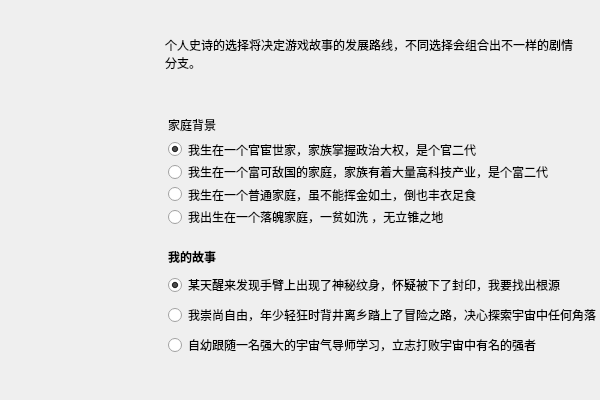
<?xml version="1.0" encoding="UTF-8"?>
<ui version="4.0">
 <class>CharacterCreator_EpicPage</class>
 <widget class="QWizardPage" name="CharacterCreator_EpicPage">
  <property name="geometry">
   <rect>
    <x>0</x>
    <y>0</y>
    <width>600</width>
    <height>400</height>
   </rect>
  </property>
  <property name="minimumSize">
   <size>
    <width>600</width>
    <height>400</height>
   </size>
  </property>
  <property name="maximumSize">
   <size>
    <width>600</width>
    <height>400</height>
   </size>
  </property>
  <property name="windowTitle">
   <string>WizardPage</string>
  </property>
  <widget class="QLabel" name="label">
   <property name="geometry">
    <rect>
     <x>168</x>
     <y>116</y>
     <width>54</width>
     <height>16</height>
    </rect>
   </property>
   <property name="text">
    <string>&lt;html&gt;&lt;head/&gt;&lt;body&gt;&lt;p&gt;家庭背景&lt;/p&gt;&lt;/body&gt;&lt;/html&gt;</string>
   </property>
  </widget>
  <widget class="QLabel" name="label_2">
   <property name="geometry">
    <rect>
     <x>168</x>
     <y>248</y>
     <width>54</width>
     <height>16</height>
    </rect>
   </property>
   <property name="text">
    <string>&lt;html&gt;&lt;head/&gt;&lt;body&gt;&lt;p&gt;&lt;span style=&quot; font-weight:600;&quot;&gt;我的故事&lt;/span&gt;&lt;/p&gt;&lt;/body&gt;&lt;/html&gt;</string>
   </property>
  </widget>
  <widget class="QWidget" name="layoutWidget">
   <property name="geometry">
    <rect>
     <x>168</x>
     <y>273</y>
     <width>529</width>
     <height>84</height>
    </rect>
   </property>
   <layout class="QGridLayout" name="gridLayout_2">
    <item row="0" column="0">
     <widget class="QRadioButton" name="rdbFinderStory">
      <property name="sizePolicy">
       <sizepolicy hsizetype="Minimum" vsizetype="Fixed">
        <horstretch>0</horstretch>
        <verstretch>0</verstretch>
       </sizepolicy>
      </property>
      <property name="text">
       <string>某天醒来发现手臂上出现了神秘纹身，怀疑被下了封印，我要找出根源</string>
      </property>
      <property name="checked">
       <bool>true</bool>
      </property>
      <attribute name="buttonGroup">
       <string notr="true">btnGroup_StoryType</string>
      </attribute>
     </widget>
    </item>
    <item row="1" column="0">
     <widget class="QRadioButton" name="rdbSeekerStory">
      <property name="text">
       <string>我崇尚自由，年少轻狂时背井离乡踏上了冒险之路，决心探索宇宙中任何角落</string>
      </property>
      <attribute name="buttonGroup">
       <string notr="true">btnGroup_StoryType</string>
      </attribute>
     </widget>
    </item>
    <item row="2" column="0">
     <widget class="QRadioButton" name="rdbChallengerStory">
      <property name="text">
       <string>自幼跟随一名强大的宇宙气导师学习，立志打败宇宙中有名的强者</string>
      </property>
      <attribute name="buttonGroup">
       <string notr="true">btnGroup_StoryType</string>
      </attribute>
     </widget>
    </item>
   </layout>
  </widget>
  <widget class="QWidget" name="layoutWidget">
   <property name="geometry">
    <rect>
     <x>168</x>
     <y>141</y>
     <width>385</width>
     <height>84</height>
    </rect>
   </property>
   <layout class="QGridLayout" name="gridLayout">
    <item row="0" column="0">
     <widget class="QRadioButton" name="rdbAnofficialFamily">
      <property name="text">
       <string>我生在一个官宦世家，家族掌握政治大权，是个官二代</string>
      </property>
      <property name="checked">
       <bool>true</bool>
      </property>
      <attribute name="buttonGroup">
       <string notr="true">btnGroup_FamilyType</string>
      </attribute>
     </widget>
    </item>
    <item row="1" column="0">
     <widget class="QRadioButton" name="rdbRichFamily">
      <property name="text">
       <string>我生在一个富可敌国的家庭，家族有着大量高科技产业，是个富二代</string>
      </property>
      <attribute name="buttonGroup">
       <string notr="true">btnGroup_FamilyType</string>
      </attribute>
     </widget>
    </item>
    <item row="2" column="0">
     <widget class="QRadioButton" name="rdbCommonFamily">
      <property name="text">
       <string>我生在一个普通家庭，虽不能挥金如土，倒也丰衣足食</string>
      </property>
      <attribute name="buttonGroup">
       <string notr="true">btnGroup_FamilyType</string>
      </attribute>
     </widget>
    </item>
    <item row="3" column="0">
     <widget class="QRadioButton" name="rdbNeedyFamily">
      <property name="text">
       <string>我出生在一个落魄家庭，一贫如洗 ，无立锥之地</string>
      </property>
      <attribute name="buttonGroup">
       <string notr="true">btnGroup_FamilyType</string>
      </attribute>
     </widget>
    </item>
   </layout>
  </widget>
  <widget class="QLabel" name="label_3">
   <property name="geometry">
    <rect>
     <x>165</x>
     <y>30</y>
     <width>418</width>
     <height>49</height>
    </rect>
   </property>
   <property name="font">
    <font>
     <pointsize>9</pointsize>
     <stylestrategy>PreferAntialias</stylestrategy>
     <kerning>true</kerning>
    </font>
   </property>
   <property name="text">
    <string>&lt;html&gt;&lt;head/&gt;&lt;body&gt;&lt;p&gt;个人史诗的选择将决定游戏故事的发展路线，不同选择会组合出不一样的剧情分支。&lt;/p&gt;&lt;/body&gt;&lt;/html&gt;</string>
   </property>
   <property name="textFormat">
    <enum>Qt::AutoText</enum>
   </property>
   <property name="wordWrap">
    <bool>true</bool>
   </property>
  </widget>
 </widget>
 <resources/>
 <connections/>
 <buttongroups>
  <buttongroup name="btnGroup_FamilyType"/>
  <buttongroup name="btnGroup_StoryType"/>
 </buttongroups>
</ui>
